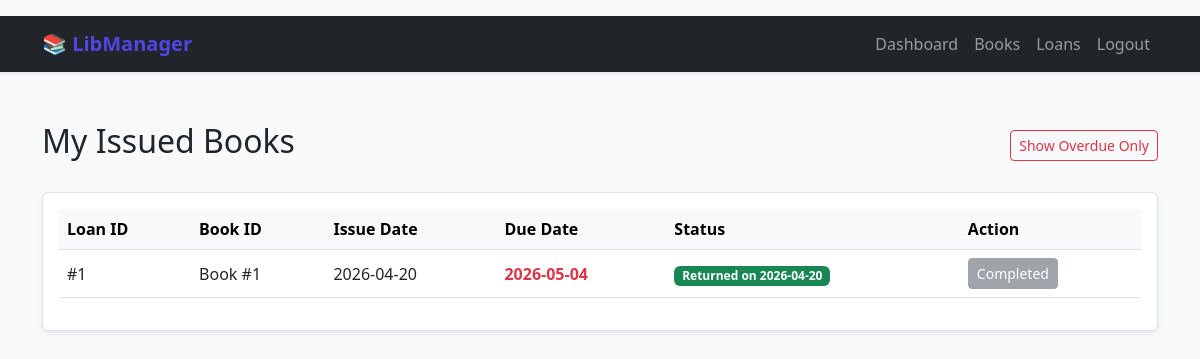
The app's page /loans (signed in) with its own data.
### models.py (models this page shows)
class Loan(db.Model):
    id = db.Column(db.Integer, primary_key=True)
    user_id = db.Column(db.Integer, db.ForeignKey('user.id'))
    book_id = db.Column(db.Integer, db.ForeignKey('book.id'))
    issue_date = db.Column(db.DateTime, default=datetime.utcnow)
    due_date = db.Column(db.DateTime, default=lambda: datetime.utcnow() + timedelta(days=14))
    return_date = db.Column(db.DateTime, nullable=True)

### app.py (the view)
@app.route("/loans")
@login_required
def loans():
    if current_user.role == "admin":
        loans = Loan.query.all()
    else:
        loans = Loan.query.filter_by(user_id=current_user.id).all()
    return render_template("loans.html", loans=loans)

### app.py (called while the page is built)
@login_manager.user_loader
def load_user(user_id):
    return User.query.get(int(user_id))

### templates/loans.html
{% extends "base.html" %}
{% block content %}
<div class="d-flex justify-content-between align-items-center mb-4">
    <h2>{% if current_user.role == 'admin' %}All Loan Records{% else %}My Issued Books{% endif %}</h2>
    <a href="/overdue" class="btn btn-outline-danger btn-sm">Show Overdue Only</a>
</div>
<div class="table-responsive bg-white p-3 rounded shadow-sm border">
    <table class="table table-hover align-middle">
        <thead class="table-light">
            <tr>
                <th>Loan ID</th>
                <th>Book ID</th>
                <th>Issue Date</th>
                <th>Due Date</th>
                <th>Status</th>
                <th>Action</th>
            </tr>
        </thead>
        <tbody>
            {% for loan in loans %}
            <tr>
                <td>#{{ loan.id }}</td>
                <td>Book #{{ loan.book_id }}</td>
                <td>{{ loan.issue_date.strftime('%Y-%m-%d') }}</td>
                <td><span class="text-danger fw-bold">{{ loan.due_date.strftime('%Y-%m-%d') }}</span></td>
                <td>
                    {% if loan.return_date %}
                        <span class="badge bg-success">Returned on {{ loan.return_date.strftime('%Y-%m-%d') }}</span>
                    {% else %}
                        <span class="badge bg-warning text-dark">Pending</span>
                    {% endif %}
                </td>
                <td>
                    {% if not loan.return_date %}
                        <a href="/return/{{ loan.id }}" class="btn btn-sm btn-primary">Return Now</a>
                    {% else %}
                        <button class="btn btn-sm btn-secondary" disabled>Completed</button>
                    {% endif %}
                </td>
            </tr>
            {% else %}
            <tr>
                <td colspan="6" class="text-center text-muted py-4">No loan history found.</td>
            </tr>
            {% endfor %}
        </tbody>
    </table>
</div>
{% endblock %}

### templates/base.html (style rules this page uses)
body { background-color: #f8f9fa; }

### records on screen
Loan: id "1", book_id "1", issue_date "2026-04-20", due_date "2026-05-04", return_date "2026-04-20", shows "Completed"
